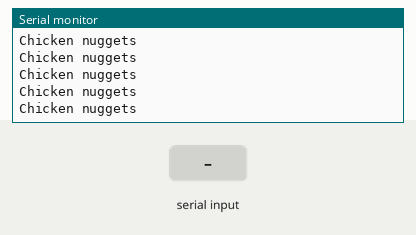
This sketch was run on a simulated Arduino Uno, built with avr-gcc and run on an emulated ATmega328P. Shown: the last lines printed to the serial monitor. Inputs (shaded band) come from the test bench.

Above: at 1.2 s.
1.3 s: "B" received over Serial
At 1.31 s:
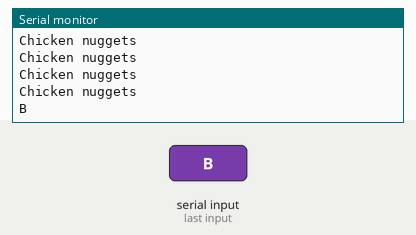
2.8 s: "A" received over Serial
At 2.81 s:
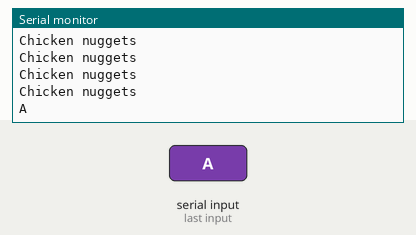
4.3 s: "X" received over Serial
At 4.31 s:
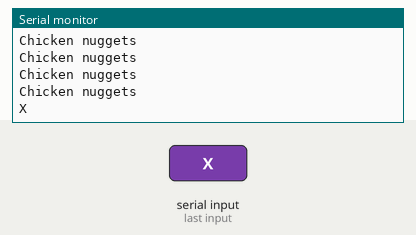
5.8 s: "Y" received over Serial
At 5.81 s:
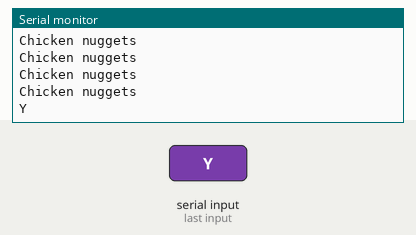
7.3 s: "U" received over Serial
At 7.32 s:
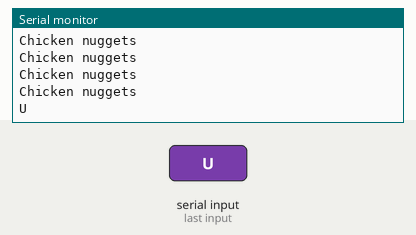
8.8 s: "D" received over Serial
At 8.82 s:
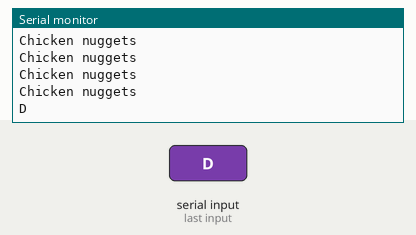

Measured:
- after the input at 1.3 s, the serial monitor: prints a new line at once (image 1)
- after the input at 2.8 s, the serial monitor: prints a new line at once (image 2)
- after the input at 4.3 s, the serial monitor: prints a new line at once (image 3)
- after the input at 5.8 s, the serial monitor: prints a new line at once (image 4)
- after the input at 7.3 s, the serial monitor: prints a new line at once (image 5)
- after the input at 8.8 s, the serial monitor: prints a new line at once (image 6)

The sketch:

receiveProcessing.ino
```cpp
char val; // Data received from the serial port

void setup() {
  //initialize serial communications at a 9600 baud rate
  Serial.begin(9600);
}

void loop() {
  if (Serial.available()) { // If data is available to read,
    val = Serial.read(); // read it and store it in val
    //Serial.println(val);

    // if we get a B
    if (val == 'B') {
       Serial.println("B");
    }
    else if (val == 'A') {
      Serial.println("A");
    }
    else if (val == 'X') {
      Serial.println("X");
    }
    else if (val == 'Y') {
      Serial.println("Y");
    }
    else if (val == 'U') {
      Serial.println("U");
    }
    else if (val == 'D') {
      Serial.println("D");
    }
    else if (val == 'L') {
      Serial.println("L");
    }
    else if (val == 'R') {
      Serial.println("R");
    }
    else if (val == 'l') {
      Serial.println("lb");
    }
    else if (val == 'r') {
      Serial.println("rb");
    }

    delay(100);
  }
    else {
      Serial.println("Chicken nuggets"); //send back
      delay(100);
    }
}
```
